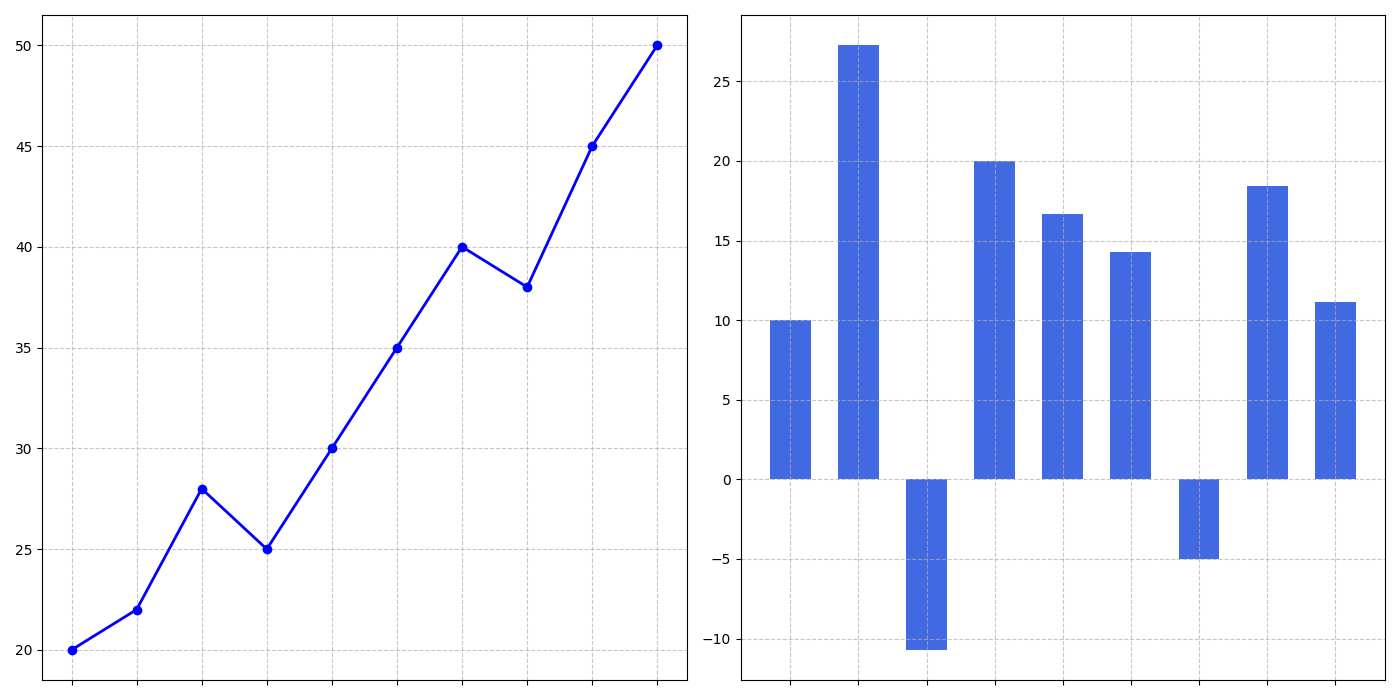

Source code (Python):
import matplotlib.pyplot as plt
import numpy as np

years = np.arange(2010, 2020)
stock_prices = np.array([20, 22, 28, 25, 30, 35, 40, 38, 45, 50])
price_changes = np.diff(stock_prices) / stock_prices[:-1] * 100

sorted_indices = np.argsort(price_changes)
sorted_years = years[1:][sorted_indices]
sorted_price_changes = price_changes[sorted_indices]

fig, (ax1, ax2) = plt.subplots(1, 2, figsize=(14, 7))

ax1.plot(years, stock_prices, marker='o', linestyle='-', color='blue', linewidth=2)
ax1.grid(True, linestyle='--', alpha=0.7)
ax1.set_xticks(years)
ax1.set_xticklabels([])

ax2.bar(sorted_years, sorted_price_changes, color='royalblue', width=0.6)
ax2.grid(True, linestyle='--', alpha=0.7)
ax2.set_xticks(sorted_years)
ax2.set_xticklabels([])

plt.tight_layout()
plt.show()
